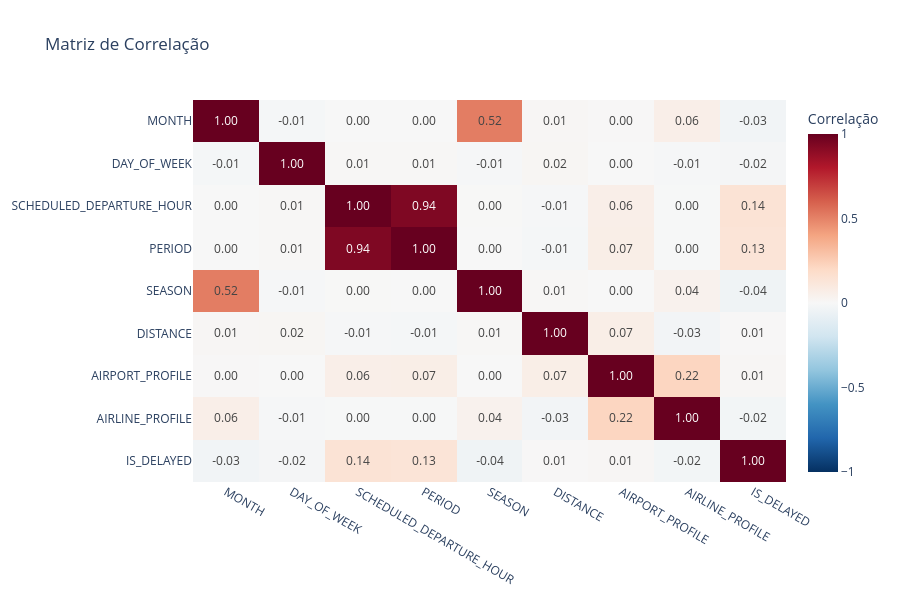

Here is the notebook cell this chart was saved with:
### Code cell
fig = px.imshow(
    corr,
    text_auto='.2f',
    aspect='auto',
    color_continuous_scale='RdBu_r',
    zmin=-1, 
    zmax=1,
    title='Matriz de Correlação',
    labels=dict(color='Correlação')
)
fig.update_layout(
    height=600,
    template='plotly_white'
)
fig.show()

### Figure 1 — Plotly figure (JSON) as saved in the notebook; plotly's stock layout.template omitted (floating-point values rounded to 4 significant figures)
{"data": [{"coloraxis": "coloraxis", "hovertemplate": "x: %{x}<br>y: %{y}<br>Correlação: %{z}<extra></extra>", "name": "0", "texttemplate": "%{z:.2f}", "type": "heatmap", "x": ["MONTH", "DAY_OF_WEEK", "SCHEDULED_DEPARTURE_HOUR", "PERIOD", "SEASON", "DISTANCE", "AIRPORT_PROFILE", "AIRLINE_PROFILE", "IS_DELAYED"], "xaxis": "x", "y": ["MONTH", "DAY_OF_WEEK", "SCHEDULED_DEPARTURE_HOUR", "PERIOD", "SEASON", "DISTANCE", "AIRPORT_PROFILE", "AIRLINE_PROFILE", "IS_DELAYED"], "yaxis": "y", "z": [[1.0, -0.01427, 0.0008158, -0.0009648, 0.5153, 0.01296, 0.003824, 0.06289, -0.03118], [-0.01427, 1.0, 0.008246, 0.007224, -0.01174, 0.01595, -0.001927, -0.008672, -0.01781], [0.0008158, 0.008246, 1.0, 0.9369, 0.002236, -0.00826, 0.06278, -0.004323, 0.1401], [-0.0009648, 0.007224, 0.9369, 1.0, 0.00139, -0.01336, 0.06569, -0.002795, 0.1329], [0.5153, -0.01174, 0.002236, 0.00139, 1.0, 0.006346, 0.0002469, 0.04018, -0.04445], [0.01296, 0.01595, -0.00826, -0.01336, 0.006346, 1.0, 0.0652, -0.02892, 0.005624], [0.003824, -0.001927, 0.06278, 0.06569, 0.0002469, 0.0652, 1.0, 0.2183, 0.01134], [0.06289, -0.008672, -0.004323, -0.002795, 0.04018, -0.02892, 0.2183, 1.0, -0.02374], [-0.03118, -0.01781, 0.1401, 0.1329, -0.04445, 0.005624, 0.01134, -0.02374, 1.0]]}], "layout": {"coloraxis": {"cmax": 1, "cmin": -1, "colorbar": {"title": {"text": "Correlação"}}, "colorscale": [[0, "rgb(5,48,97)"], [0.1, "rgb(33,102,172)"], [0.2, "rgb(67,147,195)"], [0.3, "rgb(146,197,222)"], [0.4, "rgb(209,229,240)"], [0.5, "rgb(247,247,247)"], [0.6, "rgb(253,219,199)"], [0.7, "rgb(244,165,130)"], [0.8, "rgb(214,96,77)"], [0.9, "rgb(178,24,43)"], [1, "rgb(103,0,31)"]]}, "height": 600, "title": {"text": "Matriz de Correlação"}, "xaxis": {"anchor": "y", "domain": [0, 1]}, "yaxis": {"anchor": "x", "autorange": "reversed", "domain": [0, 1]}}}
